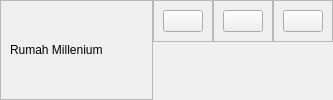
        <widget class="QWidget" name="ProgramPanelContainer" native="true">
         <layout class="QHBoxLayout" name="horizontalLayout_4">
          <property name="spacing">
           <number>0</number>
          </property>
          <property name="leftMargin">
           <number>0</number>
          </property>
          <property name="topMargin">
           <number>0</number>
          </property>
          <property name="rightMargin">
           <number>0</number>
          </property>
          <property name="bottomMargin">
           <number>0</number>
          </property>
          <item>
           <widget class="QFrame" name="Logo">
            <property name="frameShape">
             <enum>QFrame::StyledPanel</enum>
            </property>
            <property name="frameShadow">
             <enum>QFrame::Raised</enum>
            </property>
            <layout class="QHBoxLayout" name="horizontalLayout_5">
             <item>
              <widget class="QLabel" name="label">
               <property name="text">
                <string>Rumah Millenium</string>
               </property>
              </widget>
             </item>
             <item>
              <spacer name="horizontalSpacer">
               <property name="orientation">
                <enum>Qt::Horizontal</enum>
               </property>
               <property name="sizeHint" stdset="0">
                <size>
                 <width>40</width>
                 <height>20</height>
                </size>
               </property>
              </spacer>
             </item>
            </layout>
           </widget>
          </item>
          <item alignment="Qt::AlignHCenter|Qt::AlignTop">
           <widget class="QFrame" name="MinimizeContainer">
            <property name="frameShape">
             <enum>QFrame::StyledPanel</enum>
            </property>
            <property name="frameShadow">
             <enum>QFrame::Raised</enum>
            </property>
            <layout class="QHBoxLayout" name="horizontalLayout_2">
             <item alignment="Qt::AlignVCenter">
              <widget class="QPushButton" name="Minimize">
               <property name="text">
                <string/>
               </property>
               <property name="icon">
                <iconset resource="resource.qrc">
                 <normaloff>:/BigFeather/bigfeather/minus.svg</normaloff>:/BigFeather/bigfeather/minus.svg</iconset>
               </property>
               <property name="iconSize">
                <size>
                 <width>24</width>
                 <height>24</height>
                </size>
               </property>
              </widget>
             </item>
            </layout>
           </widget>
          </item>
          <item alignment="Qt::AlignHCenter|Qt::AlignTop">
           <widget class="QFrame" name="ResizeContainer">
            <property name="frameShape">
             <enum>QFrame::StyledPanel</enum>
            </property>
            <property name="frameShadow">
             <enum>QFrame::Raised</enum>
            </property>
            <layout class="QHBoxLayout" name="horizontalLayout_3">
             <item>
              <widget class="QPushButton" name="Resize">
               <property name="text">
                <string/>
               </property>
               <property name="icon">
                <iconset resource="resource.qrc">
                 <normaloff>:/BigFeather/bigfeather/square.svg</normaloff>:/BigFeather/bigfeather/square.svg</iconset>
               </property>
               <property name="iconSize">
                <size>
                 <width>24</width>
                 <height>24</height>
                </size>
               </property>
              </widget>
             </item>
            </layout>
           </widget>
          </item>
          <item alignment="Qt::AlignHCenter|Qt::AlignTop">
           <widget class="QFrame" name="CloseButtonContainer">
            <property name="frameShape">
             <enum>QFrame::StyledPanel</enum>
            </property>
            <property name="frameShadow">
             <enum>QFrame::Raised</enum>
            </property>
            <layout class="QHBoxLayout" name="horizontalLayout">
             <item>
              <widget class="QPushButton" name="CloseButton">
               <property name="text">
                <string/>
               </property>
               <property name="icon">
                <iconset resource="resource.qrc">
                 <normaloff>:/BigFeather/bigfeather/x.svg</normaloff>:/BigFeather/bigfeather/x.svg</iconset>
               </property>
               <property name="iconSize">
                <size>
                 <width>24</width>
                 <height>24</height>
                </size>
               </property>
              </widget>
             </item>
            </layout>
           </widget>
          </item>
         </layout>
        </widget>
